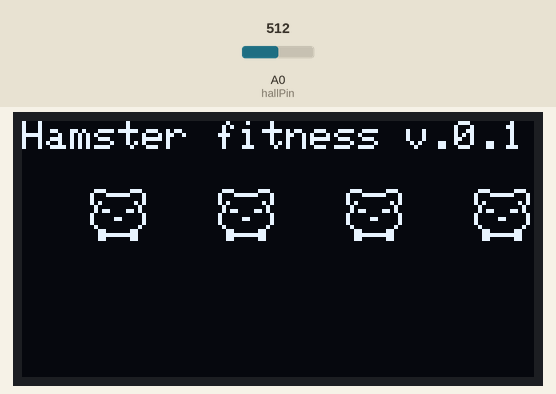
The sketch below on a simulated Arduino Uno, built with avr-gcc and run on an emulated ATmega328P. On the bench: 128×64 one-colour display. The test bench sets the inputs (shaded band); at power-on: A0 (hallPin) = 512. What the sketch prints to the serial monitor is not drawn.

Above: at 4.8 s.
4.9 s: A0 (hallPin) set to 552
6.4 s: A0 (hallPin) set to 576
At 7.0 s:
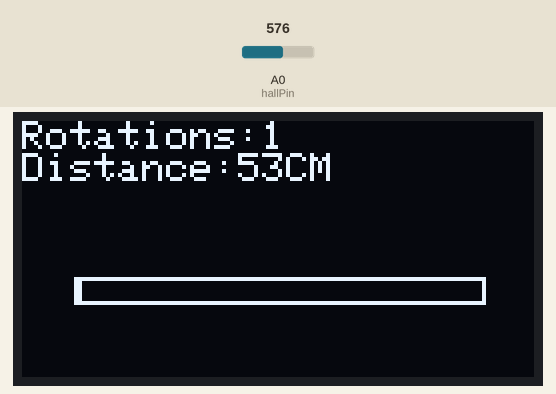
At 17.2 s:
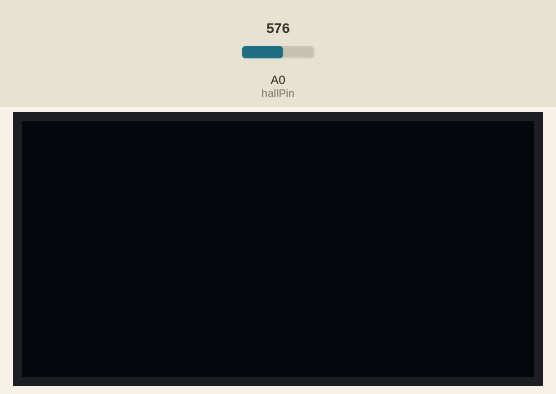
Timing chart, 0 to 18.0 s (numbered marks = the images above; inputs shaded):
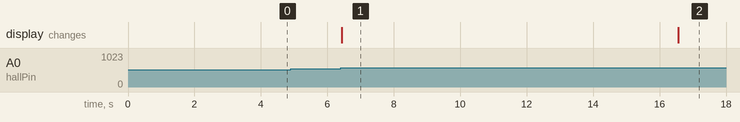

The sketch:

HamsterFitness.ino
```cpp
// (licence header left out)
#include <SPI.h>
#include <Wire.h>
#include <Adafruit_GFX.h>
#include <Adafruit_SSD1306.h>
#ifdef __AVR__
  #include <avr/power.h>
#endif
#define HAMSTERFITNESS_VERSION "0.1"

#define PIN 6
#define hallPin 0
#define standardDev 50

#define OLED_MOSI   9
#define OLED_CLK   10
#define OLED_DC    11
#define OLED_CS    12
#define OLED_RESET 13

// please select if you have a large wheel or a small wheel.
#define largewheel 1
const int largeWheelRadiusInMM= 85;
const int smallWheelRadiusInMM= 55;
//you can modify what the distance is you want to set as a goal. it is in MM
const long healthyHamsterDistance= 9000000; // 9km in mm (What a healthy hamster runs every night)
const long dayLength  = 86400000; //reset actual day length;
//const long healthyHamsterDistance= 9000; // 900cm in mm for testing
//const long dayLength  = 60000;//reset every 60 seconds
const boolean enableSerial=true;


Adafruit_SSD1306 display(OLED_MOSI, OLED_CLK, OLED_DC, OLED_RESET, OLED_CS);
#define LOGO16_GLCD_HEIGHT 16
#define LOGO16_GLCD_WIDTH  16
static const unsigned char PROGMEM logo16_glcd_bmp[] =
{ B00000000, B00000000,
  B00111000, B00011100,
  B01000111, B11100010,
  B01000000, B00000010,
  B01010000, B00001010,
  B00100000, B00000100,
  B00101100, B00110100,
  B01000000, B00000010,
  B01000001, B10000010,
  B01000000, B00000010,
  B00100000, B00000100,
  B00011000, B00011000,
  B00011111, B11111000,
  B00011000, B00011000,
  B00000000, B00000000,
  B00000000, B00000000 };

#if (SSD1306_LCDHEIGHT != 64)
#error("Height incorrect, please fix Adafruit_SSD1306.h!");
#endif


long lastDayStart =0;
long nextDayStart =0;
long displaycheckUpdate= 0;


const float pi = 3.1416;
int lastMeasurement=0;
int normalState = 0;
uint32_t color;
uint32_t red;
uint32_t orange;
uint32_t purple;
uint32_t blue;
uint32_t teal;
uint32_t green;
uint32_t colorsPerLight[8] = {0,0,0,0,0,0,0,0};

long last7Days[7] = {0,0,0,0,0,0,0};
byte eightAbove=0;
byte eightBelow=0;
boolean hasMagnet=false;

long ticks = 0;
long rotationDistance = 0;
long distancePerPercent=0;
boolean needsDisplayUpdate=false;
int timeloop=0;
int turnOffDisplayTimer=0;
boolean rollOver=false;
int turnOffDisplayTimeout=9000;
boolean displayOn=true;

/**
*/
void setup() {
  if(enableSerial)
  {
    Serial.begin(9600);
  }
  display.begin(SSD1306_SWITCHCAPVCC);
  display.clearDisplay();
  display.setTextSize(1);
  display.setTextColor(WHITE);
  display.setCursor(0,0);
  display.print("Hamster fitness v.");
  display.println(HAMSTERFITNESS_VERSION);
  display.drawBitmap(16, 16,  logo16_glcd_bmp, 16, 16, 1);

  display.drawBitmap(48, 16,  logo16_glcd_bmp, 16, 16, 1);
  display.drawBitmap(80, 16,  logo16_glcd_bmp, 16, 16, 1);
  display.drawBitmap(112, 16,  logo16_glcd_bmp, 16, 16, 1);
  display.display();

  delay(2000);


  findNormalState();
  eightAbove = (1024 - normalState)/8;
  eightBelow = normalState /8;
  if(largewheel==1)
  {
    rotationDistance = 2 * pi * largeWheelRadiusInMM;
  }
  else
  {
    rotationDistance = 2 * pi * smallWheelRadiusInMM;
  }

  distancePerPercent = healthyHamsterDistance / 100 ;

  nextDayStart = lastDayStart + dayLength;
  displayOn=true;

}
long distanceinMMTraveled()
{
  return rotationDistance*ticks;
}
void findNormalState(){
  int nr[8] = {0,0,0,0,0,0,0,0};
  byte p = 0;
  int total = 0;
  for(p=0;p<8;p++)
  {
    total+=analogRead(hallPin);
    //strip.setPixelColor(p,green);
    //strip.show();
    delay(100);
  }
  //now figure out the avarage;
  for(p=0;p<8;p++)
  {
    total+=analogRead(hallPin);
    //strip.setPixelColor(p,0);
    //strip.show();
    delay(100);
  }
  normalState = total/16;
  if(enableSerial)
  {
   Serial.println("Normal state");
   Serial.println(normalState);
  }

}

void updateSerial()
{

  if(enableSerial)
  {
    Serial.print("Distance traveled in MM");
    Serial.println(distanceinMMTraveled());
    Serial.print("Distance per percent:");
    Serial.println(distancePerPercent);
  }
}

void measure()
{
  //
  int raw = analogRead(0);
  if(raw >lastMeasurement-standardDev && raw<lastMeasurement-standardDev)
  {
    //nothing to do!
    lastMeasurement= raw;
    return;
  }
  if((raw >normalState+standardDev) || (raw <normalState-standardDev))
  {
    if(!hasMagnet)
    {
       hasMagnet=true;
       ticks++;

       needsDisplayUpdate=true;
    }
  }
  else
  {
    hasMagnet=false;
  }

}

void measureLights()
{
  int raw = analogRead(0);
  if(raw >lastMeasurement-standardDev && raw<lastMeasurement-standardDev)
  {
    //nothing to do!
    lastMeasurement= raw;
    return;
  }
  byte p=0;
  lastMeasurement= raw;
  if(raw >normalState+standardDev)
  {
     color = green;
     p= (raw - normalState) /eightAbove;
  }
  else if(raw <normalState-standardDev)
  {
     color = red;
     p= (normalState - raw) /eightBelow;
  }
  else
  {
    return;
  }

}
void updateDisplay()
{
    if(!needsDisplayUpdate)
    {
       return;
    }
    display.clearDisplay();
    display.setCursor(0,0);
    display.print("Rotations:");
    display.println(ticks);
    //ticks
    needsDisplayUpdate=false;
    long distanceTraveled = distanceinMMTraveled();
    long width = distanceTraveled /distancePerPercent;

    display.print("Distance:");

    if(distanceTraveled >=1000000)
    {

      float traveledFL = distanceTraveled /1000000;

      display.print(traveledFL);
      display.println("KM");
    }else if(distanceTraveled >=1000)
    {


      display.print(distanceTraveled /1000);
      display.println("M");
    }else if(distanceTraveled >=10)
    {


      display.print(distanceTraveled /10);
      display.println("CM");
    }
    else
    {
      display.print(distanceTraveled);
      display.println("MM");
    }


    if(width>100)
    {
      width=100;
    }
    display.drawLine(13, 39, 115, 39, WHITE);
    display.drawLine(13, 39, 13, 44, WHITE);
    display.drawLine(13, 45, 115, 45, WHITE);
    display.drawLine(115, 39, 115, 44, WHITE);
    for(byte h=0;h<5;h++)
    {
      display.drawLine(14, 40+h, 14+width, 40+h, WHITE);
    }
    display.display();
    triggerDisplayOff();

}

void keepTime()
{
  //todo tick to only do this every X seconds;
  //todo keep track of rollover)
  if(timeloop<1000)
  {
    timeloop++;
    return;
  }
  timeloop=0;
  //rollover
  long now = millis();
  if((rollOver && now<lastDayStart && now>=nextDayStart) ||(!rollOver && now>=nextDayStart))
  {
    display.clearDisplay();
    display.setCursor(0,0);
    display.println("     >>NEW DAY<<");
    display.println("     >>NEW DAY<<");
    display.println("     >>NEW DAY<<");
    display.println("     >>NEW DAY<<");
    display.display();
    //we are in the new day
    //move all the values:
    for(byte d =0;d<6;d++)
    {
      last7Days[d+1]=last7Days[d];
    }
    last7Days[0]=ticks;
    ticks =0;
    lastDayStart = nextDayStart;
    nextDayStart = nextDayStart + dayLength;

    if(nextDayStart < lastDayStart)
    {
      rollOver=true;
    }
    else
    {
      rollOver= false;
    }
    if(enableSerial)
    {
      Serial.print("Last day:");
      Serial.println(last7Days[0]);
    }

    triggerDisplayOff();
  }


}
void triggerDisplayOff()
{
  displayOn=true;
  turnOffDisplayTimer=0;
}

void turnOffDisplay()
{
  if(!displayOn)
  {
    return;
  }
  if(turnOffDisplayTimer<turnOffDisplayTimeout)
  {
    turnOffDisplayTimer++;
  }
  else
  {
    displayOn=false;
    display.clearDisplay();
    display.display();
  }
}

void loop() {
  // put your main code here, to run repeatedly:
  measure();
  updateDisplay();
  turnOffDisplay();
  keepTime();
  delay(1);

}
```

Measured:
- the behaviour switches between 562 and 563 on A0 (hallPin) (found by bisection; images 0 and 1)
- after the input at 4.9 s, every drawn part: stays the same
- after the input at 6.4 s, the display: changes at once (image 1)
- what the display in image 1 shows lasts 10.2 s, from 6.4 s to 16.6 s
